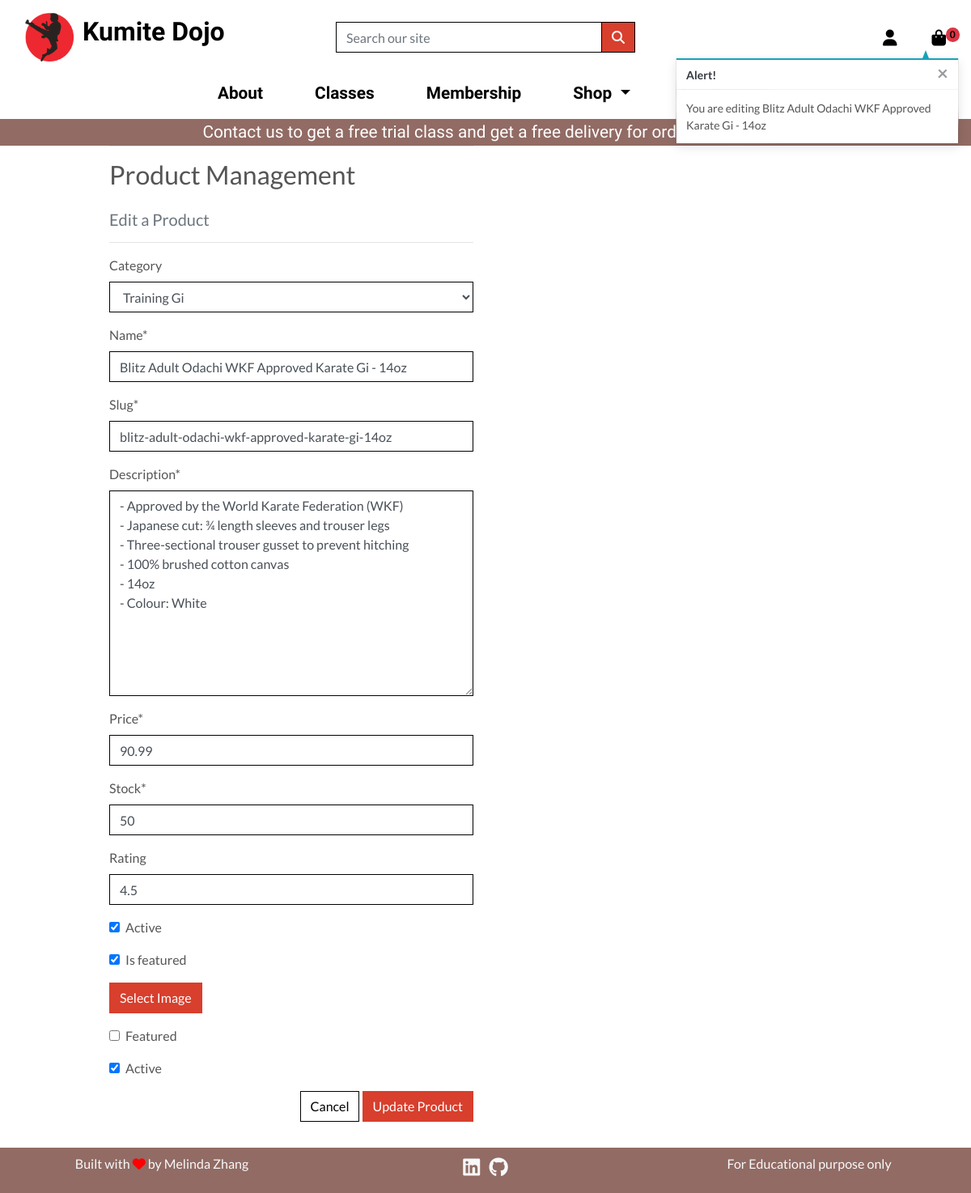
/products/edit/2/ (signed in), run on the app's committed database.
### products/models.py (models this page shows, shortened)
class Product(models.Model):
    category = models.ForeignKey(
        "Category", null=True, blank=True, on_delete=models.SET_NULL
    )
    name = models.CharField(max_length=254)
    slug = models.SlugField(max_length=254, unique=True)
    description = models.TextField()
    price = models.DecimalField(max_digits=6, decimal_places=2)
    stock = models.IntegerField(default=True)
    rating = models.DecimalField(max_digits=6, decimal_places=1, null=True, blank=True)
    timestamp = models.DateTimeField(auto_now_add=False, auto_now=True)
    updated = models.DateTimeField(auto_now_add=False, auto_now=True)
    active = models.BooleanField(default=True)
    is_featured = models.BooleanField(default=False)
    class Meta:
        unique_together = ("name", "slug")

### products/views.py (the view)
# urls.py: path("edit/<int:product_id>/", views.edit_product, name="edit_product"),
@login_required
def edit_product(request, product_id):
    if not request.user.is_superuser:
        messages.error(request, "Sorry, only store owners can do that.")
        return redirect(reverse("home"))
    product = get_object_or_404(Product, pk=product_id)
    if request.method == "POST":
        product_form = ProductForm(request.POST, request.FILES, instance=product)
        product_image_form = ProductImageForm(
            request.POST, request.FILES, instance=product
        )
        if product_form.is_valid() and ProductImageForm.is_valid():
            product_form.save()
            product_image_form.save()
            messages.success(request, "Successfully updated product!")
            return redirect(reverse("product_detail", args=[product.id]))
        else:
            messages.error(
                request, "Failed to update product. Please ensure the form is valid."
            )
    else:
        product_form = ProductForm(instance=product)
        product_image_form = ProductImageForm(instance=product)
        messages.info(request, f"You are editing {product.name}")
    template = "products/edit_product.html"
    context = {
        "product_form": product_form,
        "product": product,
        "product_image_form": product_image_form,
    }
    return render(request, template, context)

### products/forms.py
class ProductForm(forms.ModelForm):
    class Meta:
        model = Product
        fields = "__all__"
    def __init__(self, *args, **kwargs):
        super().__init__(*args, **kwargs)
        categories = Category.objects.all()
        friendly_names = [(c.id, c.get_friendly_name()) for c in categories]
        self.fields["category"].choices = friendly_names
        for field_name, field in self.fields.items():
            field.widget.attrs["class"] = "border-black rounded-0"

class ProductImageForm(forms.ModelForm):
    class Meta:
        model = ProductImage
        fields = ["image", "featured", "active"]
    image = forms.ImageField(
        label="Image", required=False, widget=CustomClearableFileInput
    )

### bag/views.py (called while the page is built)
def _bag_id(request):
    bag = request.session.session_key
    if not bag:
        bag = request.session.create()
    return bag

### products/models.py (called while the page is built)
    def get_friendly_name(self):
        return self.friendly_name

### products/templates/products/edit_product.html (shortened to what this page needs)
{% extends "base.html" %}
{% load static %}
{% block page_header %}
<div class="container header-container">
</div>
{% endblock %}
{% block content %}
    <div class="overlay"></div>
    <div class="container">
        <div class="row">
            <div class="col-12 col-md-6">
                <hr>
                <h2 class="mb-4">Product Management</h2>
                <h5 class="text-muted">Edit a Product</h5>
                <hr>
            </div>
        </div>
        <div class="row">
            <div class="col-12 col-md-6 margin">
                <form method="POST" action="{% url 'edit_product' product.id %}" class="form mb-2" enctype="multipart/form-data">
                    {% for field in product_form %}
                        {{ field | as_crispy_field }}
                    {% endfor %}
                    {% for field in product_image_form %}
                        {% if field.name != 'image' %}
                            {{ field | as_crispy_field }}
                        {% else %}
                            {{ field }}
                        {% endif %}
                    {% endfor %}
                    <div class="text-right">
                        <a class="btn btn-outline-black rounded-0" href="{% url 'products' %}">Cancel</a>
                        <button class="btn btn-red rounded-0" type="submit">Update Product</button>
                    </div>
                </form>
            </div>
        </div>
    </div>
{% endblock %}

### static/css/base.css (style rules this page uses)
html { height: 100%; }
* { box-sizing: border-box; }
body { color: #555; font-family: 'Lato'; min-height: 100%; position:relative; padding-bottom:[footer-height] }
.btn-red { background: #d83f2d; color: white; }
.border-black { border: 1px solid black !important; }
.overlay { height: 100%; width: 100%; top: 0; left: 0; position: fixed; background: white; z-index: -1; }
.btn-outline-black { background: white; color: black !important; border: 1px solid black; }
.margin { margin-bottom: 5rem; }
@media (min-width: 1200px) { .container { max-width: 80%; } }
@media (min-width: 992px) { .header-container { padding-top: 164px; } }

### data on the page
Product: category "Training Gi" "Blitz Adult Odachi WKF Approved Karate Gi - 14oz" "blitz-adult-odachi-wkf-approved-karate-gi-14oz" "- Approved by the World Karate Federation (WKF) - Japanese cut: ¾ length sleeves and trouser legs - Three-sectional trouser gusset to prevent hitching - 100% brushed cotton canvas - 14oz - Colour: White" "90.99" "50" "4.5" "☑" "☑", active "☑"

### other printed values
{{ product_count }} "0"
{{ message }} "You are editing Blitz Adult Odachi WKF Approved Karate Gi - 14oz"
